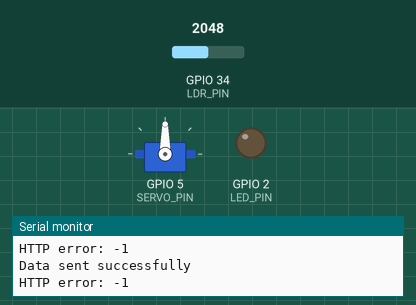
Bench run of a sketch on a simulated ESP32. On the bench: servo, output pins drawn as LEDs (lit = HIGH), the last lines printed to the serial monitor. Inputs (shaded band) come from the test bench; at power-on: GPIO 34 (LDR_PIN) = 2048. WiFi joins after 1.5 s; servers stay silent unless stated; uploads are accepted with an empty reply.

Above: at 2.7 s.
2.8 s: GPIO 34 (LDR_PIN) set to 2430
4.3 s: GPIO 34 (LDR_PIN) set to 2530
At 5.6 s:
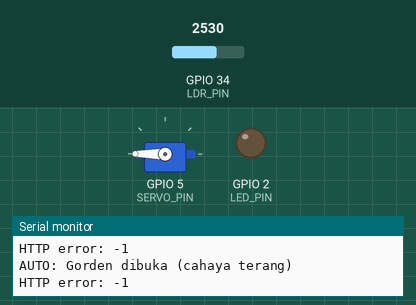
6.1 s: GPIO 34 (LDR_PIN) set to 1697
7.6 s: GPIO 34 (LDR_PIN) set to 1594
At 8.1 s:
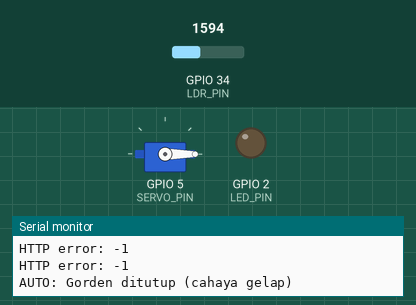
9.1 s: GPIO 34 (LDR_PIN) set to 2866
At 10.3 s:
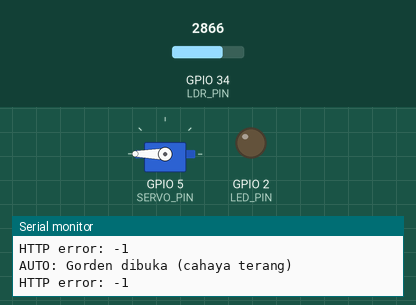
10.6 s: GPIO 34 (LDR_PIN) set to 1228
At 11.8 s:
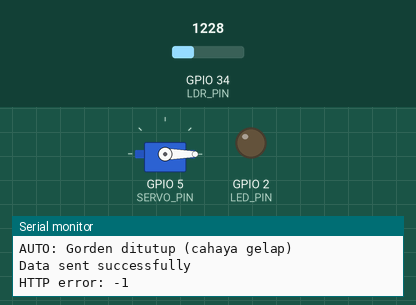
Timing chart, 0 to 13.1 s (numbered marks = the images above; inputs shaded):
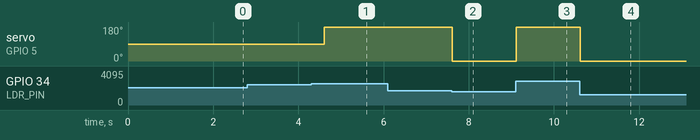

The sketch:

coba.ino
```cpp
#include <WiFi.h>
#include <HTTPClient.h>
#include <ESP32Servo.h>
#include <ArduinoJson.h>

// WiFi credentials
const char* ssid = "Agus Depan";
const char* password = "satusampai9";

// Server URL - GANTI DENGAN IP LAPTOP KAMU
const char* serverUrl = "http://192.168.101.3/coba/api/";

// Pin setup
#define LED_PIN 2
#define SERVO_PIN 5
#define LDR_PIN 34

Servo myservo;

// Variables
bool autoMode = true;
bool ledState = false;
int servoAngle = 0;
unsigned long lastControlUpdate = 0;

// Fungsi untuk membaca sensor LDR (0-100)
int readLDR() {
  int raw = analogRead(LDR_PIN);
  return map(raw, 0, 4095, 0, 100);
}

// Fungsi untuk kirim data ke server
void sendDataToServer() {
  if (WiFi.status() == WL_CONNECTED) {
    HTTPClient http;

    int ldr = readLDR();

    // Buat URL dengan parameter
    String url = String(serverUrl) + "save-data.php?";
    url += "ldr=" + String(ldr);
    url += "&servo=" + String(servoAngle);
    url += "&led=" + String(ledState ? 1 : 0);
    url += "&mode=" + String(autoMode ? "auto" : "manual");

    http.begin(url);
    int httpCode = http.GET();

    if (httpCode > 0) {
      String payload = http.getString();
      Serial.println("Data sent successfully");
    } else {
      Serial.println("Error sending data: " + String(httpCode));
    }

    http.end();
  }
}

// Fungsi untuk ambil kontrol dari server (DIPERBAIKI dengan ArduinoJson)
void getControlFromServer() {
  if (WiFi.status() == WL_CONNECTED) {
    HTTPClient http;

    String url = String(serverUrl) + "get-data.php";
    http.begin(url);
    http.addHeader("Content-Type", "application/json");

    int httpCode = http.GET();

    if (httpCode == 200) {
      String payload = http.getString();

      // Parse JSON
      StaticJsonDocument<1024> doc;
      DeserializationError error = deserializeJson(doc, payload);

      if (!error) {
        // Ambil data controls
        JsonObject controls = doc["controls"];

        if (!controls.isNull()) {
          // Update mode
          const char* newMode = controls["mode"];
          if (newMode != nullptr) {
            bool newAutoMode = (String(newMode) == "auto");
            if (newAutoMode != autoMode) {
              autoMode = newAutoMode;
              Serial.println("Mode changed to: " + String(autoMode ? "AUTO" : "MANUAL"));
            }
          }

          // Update servo (hanya jika mode manual)
          if (!autoMode) {
            int targetAngle = controls["servo_target"];
            if (targetAngle != servoAngle) {
              servoAngle = constrain(targetAngle, 0, 180);
              myservo.write(servoAngle);
              Serial.println("Servo moved to: " + String(servoAngle));
            }
          }

          // Update LED
          int ledCommand = controls["led_command"];
          bool newLedState = (ledCommand == 1);
          if (newLedState != ledState) {
            ledState = newLedState;
            digitalWrite(LED_PIN, ledState ? HIGH : LOW);
            Serial.println("LED: " + String(ledState ? "ON" : "OFF"));
          }
        }
      } else {
        Serial.println("JSON parsing error: " + String(error.c_str()));
      }
    } else {
      Serial.println("HTTP error: " + String(httpCode));
    }

    http.end();
  }
}

void setup() {
  Serial.begin(115200);

  // Setup pins
  pinMode(LED_PIN, OUTPUT);
  pinMode(LDR_PIN, INPUT);

  // Setup servo
  ESP32PWM::allocateTimer(0);
  ESP32PWM::allocateTimer(1);
  myservo.setPeriodHertz(50);
  myservo.attach(SERVO_PIN, 500, 2400);

  // Connect WiFi
  WiFi.begin(ssid, password);
  Serial.print("Connecting to WiFi");
  while (WiFi.status() != WL_CONNECTED) {
    delay(500);
    Serial.print(".");
  }
  Serial.println("\nWiFi Connected!");
  Serial.print("ESP32 IP Address: ");
  Serial.println(WiFi.localIP());
  Serial.println("System ready!");
}

void loop() {
  static unsigned long lastSend = 0;
  static unsigned long lastGet = 0;

  // Kirim data setiap 2 detik
  if (millis() - lastSend > 2000) {
    sendDataToServer();
    lastSend = millis();
  }

  // Ambil kontrol dari server setiap 500ms (lebih responsif)
  if (millis() - lastGet > 500) {
    getControlFromServer();
    lastGet = millis();
  }

  // Mode AUTO: kontrol servo berdasarkan LDR
  if (autoMode) {
    int ldrValue = readLDR();

    // Jika cahaya terang (>60), buka gorden (180°)
    // Jika cahaya gelap (<40), tutup gorden (0°)
    if (ldrValue > 60 && servoAngle != 180) {
      servoAngle = 180;
      myservo.write(servoAngle);
      Serial.println("AUTO: Gorden dibuka (cahaya terang)");
    } else if (ldrValue < 40 && servoAngle != 0) {
      servoAngle = 0;
      myservo.write(servoAngle);
      Serial.println("AUTO: Gorden ditutup (cahaya gelap)");
    }
  }

  delay(100);
}
```

Measured:
- the behaviour switches between 2497 and 2498 on GPIO 34 (LDR_PIN) (found by bisection; images 0 and 1)
- the behaviour switches between 1638 and 1637 on GPIO 34 (LDR_PIN) (found by bisection; images 1 and 2)
- after the input at 4.3 s, servo on GPIO 5 (SERVO_PIN): 90° → 180° after 0.31 s
- after the input at 7.6 s, servo on GPIO 5 (SERVO_PIN): 180° → 0° at once
- after the input at 9.1 s, servo on GPIO 5 (SERVO_PIN): 0° → 180° at once
- after the input at 10.6 s, servo on GPIO 5 (SERVO_PIN): 180° → 0° at once
